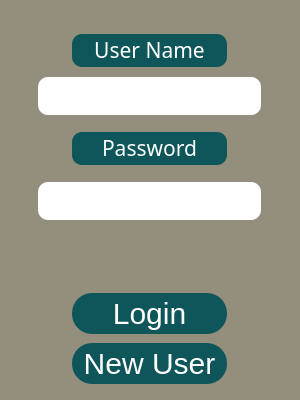
<?xml version="1.0" encoding="UTF-8"?>
<ui version="4.0">
 <class>Login_Window</class>
 <widget class="QDialog" name="Login_Window">
  <property name="geometry">
   <rect>
    <x>0</x>
    <y>0</y>
    <width>300</width>
    <height>400</height>
   </rect>
  </property>
  <property name="maximumSize">
   <size>
    <width>300</width>
    <height>400</height>
   </size>
  </property>
  <property name="windowTitle">
   <string>Sign In</string>
  </property>
  <property name="styleSheet">
   <string notr="true">background-color:rgb(148, 143, 124)</string>
  </property>
  <widget class="QLabel" name="label_3">
   <property name="geometry">
    <rect>
     <x>72</x>
     <y>34</y>
     <width>155</width>
     <height>33</height>
    </rect>
   </property>
   <property name="font">
    <font>
     <family>Book Antiqua</family>
    </font>
   </property>
   <property name="styleSheet">
    <string notr="true">background-color: rgb(15, 86, 90);
border-radius: 10px;</string>
   </property>
   <property name="text">
    <string>&lt;html&gt;&lt;head/&gt;&lt;body&gt;&lt;p align=&quot;center&quot;&gt;&lt;span style=&quot; font-size:16pt; color:#ffffff;&quot;&gt;User Name&lt;/span&gt;&lt;/p&gt;&lt;/body&gt;&lt;/html&gt;</string>
   </property>
  </widget>
  <widget class="QPushButton" name="login">
   <property name="geometry">
    <rect>
     <x>72</x>
     <y>293</y>
     <width>155</width>
     <height>41</height>
    </rect>
   </property>
   <property name="font">
    <font>
     <pointsize>-1</pointsize>
    </font>
   </property>
   <property name="styleSheet">
    <string notr="true">QPushButton:hover{
	background-color: rgb(23, 137, 143);
	color: rgb(255, 255, 255);
	font-size: 30px;
	border-radius: 20px
}
QPushButton:pressed{
	background-color:rgb(14, 85, 89);
	color: rgb(255, 255, 255);
	font-size: 30px;
	border-radius: 20px
}
QPushButton{
background-color: rgb(15, 86, 90);
color: rgb(255, 255, 255);
font-size: 30px;
border-radius: 20px
}
</string>
   </property>
   <property name="text">
    <string>Login</string>
   </property>
  </widget>
  <widget class="QLabel" name="label_4">
   <property name="geometry">
    <rect>
     <x>72</x>
     <y>132</y>
     <width>155</width>
     <height>33</height>
    </rect>
   </property>
   <property name="font">
    <font>
     <family>Book Antiqua</family>
    </font>
   </property>
   <property name="styleSheet">
    <string notr="true">background-color: rgb(15, 86, 90);
border-radius: 10px;</string>
   </property>
   <property name="text">
    <string>&lt;html&gt;&lt;head/&gt;&lt;body&gt;&lt;p align=&quot;center&quot;&gt;&lt;span style=&quot; font-size:16pt; color:#ffffff;&quot;&gt;Password&lt;/span&gt;&lt;/p&gt;&lt;/body&gt;&lt;/html&gt;</string>
   </property>
  </widget>
  <widget class="QPushButton" name="new_user">
   <property name="geometry">
    <rect>
     <x>72</x>
     <y>343</y>
     <width>155</width>
     <height>41</height>
    </rect>
   </property>
   <property name="font">
    <font>
     <pointsize>-1</pointsize>
    </font>
   </property>
   <property name="styleSheet">
    <string notr="true">QPushButton:hover{
	background-color: rgb(23, 137, 143);
	color: rgb(255, 255, 255);
	font-size: 30px;
	border-radius: 20px
}
QPushButton:pressed{
	background-color:rgb(14, 85, 89);
	color: rgb(255, 255, 255);
	font-size: 30px;
	border-radius: 20px
}
QPushButton{
background-color: rgb(15, 86, 90);
color: rgb(255, 255, 255);
font-size: 30px;
border-radius: 20px
}
</string>
   </property>
   <property name="text">
    <string>New User</string>
   </property>
  </widget>
  <widget class="QLineEdit" name="username_text">
   <property name="geometry">
    <rect>
     <x>38</x>
     <y>77</y>
     <width>223</width>
     <height>38</height>
    </rect>
   </property>
   <property name="styleSheet">
    <string notr="true">background-color: rgb(255, 255, 255);
border-radius: 10px;</string>
   </property>
  </widget>
  <widget class="QLineEdit" name="password_text">
   <property name="geometry">
    <rect>
     <x>38</x>
     <y>182</y>
     <width>223</width>
     <height>38</height>
    </rect>
   </property>
   <property name="styleSheet">
    <string notr="true">background-color: rgb(255, 255, 255);
border-radius: 10px;</string>
   </property>
  </widget>
 </widget>
 <resources/>
 <connections/>
</ui>
